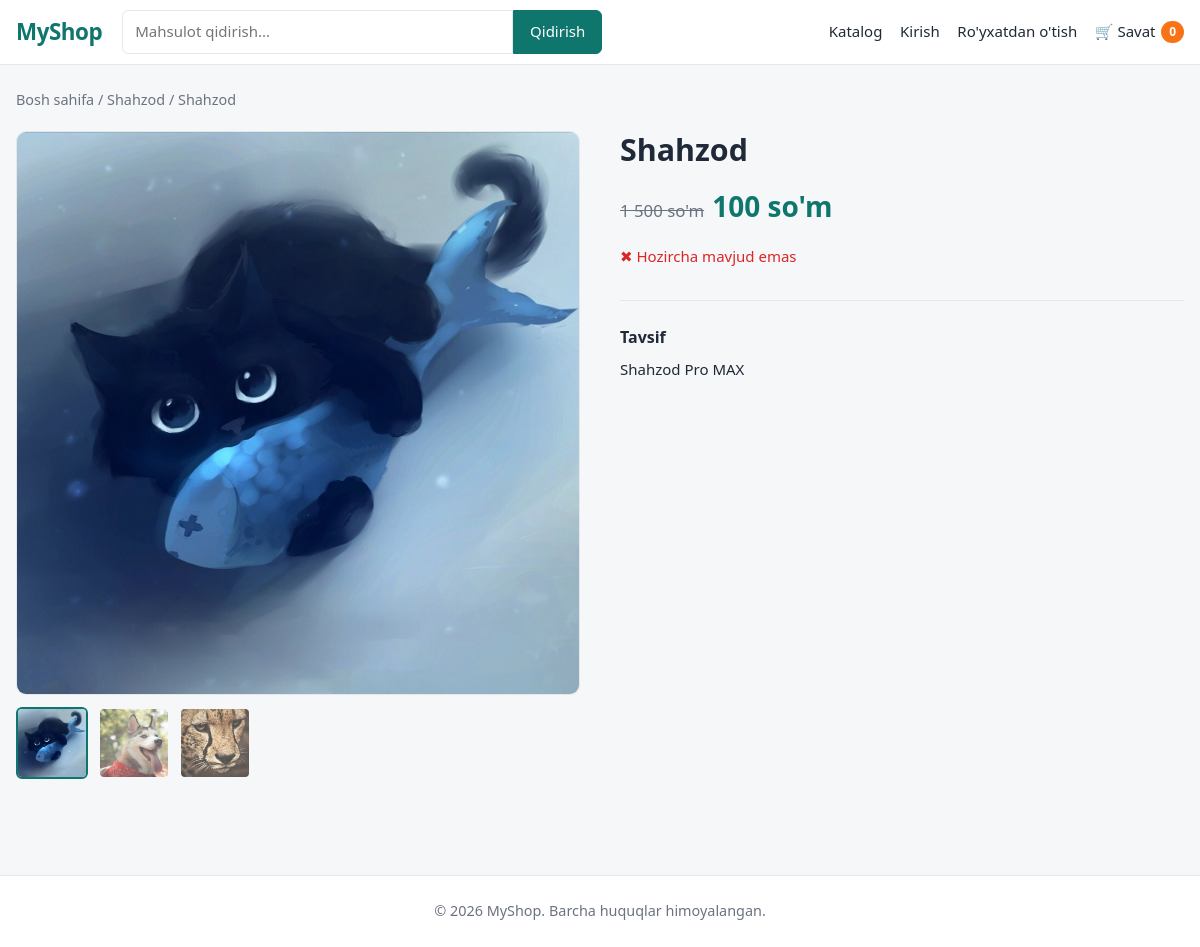
The page /product/shahzod/ on the database its author committed.
### marketapp/models.py (models this page shows, shortened)
class Product(models.Model):
    category = models.ForeignKey(Category, on_delete=models.PROTECT, related_name='products')
    name = models.CharField("Nomi", max_length=200)
    slug = models.SlugField(unique=True)
    description = models.TextField("Tavsif", blank=True)
    price = models.DecimalField("Narx", max_digits=12, decimal_places=2)
    discount_price = models.DecimalField("Chegirma narxi", max_digits=12, decimal_places=2, null=True, blank=True)
    stock = models.PositiveIntegerField("Omborda", default=0)
    is_active = models.BooleanField(default=True)
    created_at = models.DateTimeField(auto_now_add=True)
    updated_at = models.DateTimeField(auto_now=True)
    class Meta:
        ordering = ['-created_at']
    @property
    def main_image(self):
        imgs = list(self.images.all())
        return next((i for i in imgs if i.is_main), imgs[0] if imgs else None)

class Category(models.Model):
    name = models.CharField(max_length=100)
    slug = models.SlugField(unique=True)
    parent = models.ForeignKey('self', on_delete=models.CASCADE, null=True, blank=True, related_name='children')
    image = models.ImageField(upload_to='categories/', blank=True)

class ProductImage(models.Model):
    product = models.ForeignKey(Product, on_delete=models.CASCADE, related_name='images')
    image = models.ImageField(upload_to='products/')
    is_main = models.BooleanField(default=False)

### marketapp/views.py (the view)
# urls.py: path('product/<slug:slug>/', views.product_detail, name='product_detail'),
def product_detail(request, slug):
    product = get_object_or_404(Product.objects.prefetch_related('images'), slug=slug, is_active=True)
    related = Product.objects.filter(category=product.category, is_active=True).exclude(id=product.id)[:4]
    return render(request, 'shop/product_detail.html', {'product': product, 'related': related})

### marketapp/views.py (called while the page is built)
def cart_count(request):
    return {'cart_count': len(Cart(request))}

    def __len__(self):
        return sum(self.cart.values())

### marketapp/templates/shop/product_detail.html (shortened to what this page needs)
{% extends 'shop/base.html' %}
{% load humanize %}
{% block content %}
<nav class="breadcrumbs">
  <a href="{% url 'home' %}">Bosh sahifa</a> /
  <a href="{% url 'category' product.category.slug %}">{{ product.category.name }}</a> /
  <span>{{ product.name }}</span>
</nav>
<div class="product-detail">
  <div class="gallery">
    {% if product.main_image %}
      <img src="{{ product.main_image.image.url }}" alt="{{ product.name }}" id="main-img" class="gallery__main">
      {% if product.images.all|length > 1 %}
      <div class="gallery__thumbs">
        {% for img in product.images.all %}
          <img src="{{ img.image.url }}" alt="" data-full="{{ img.image.url }}"
               class="gallery__thumb{% if img == product.main_image %} active{% endif %}">
        {% endfor %}
      </div>
      {% endif %}
    {% else %}
      <div class="no-image gallery__main">Rasm yo'q</div>
    {% endif %}
  </div>
  <div class="product-info">
    <h1>{{ product.name }}</h1>
    <div class="price price--lg">
      {% if product.discount_price %}
        <s>{{ product.price|floatformat:0|intcomma }} so'm</s>
        <b>{{ product.discount_price|floatformat:0|intcomma }} so'm</b>
      {% else %}
        <b>{{ product.price|floatformat:0|intcomma }} so'm</b>
      {% endif %}
    </div>
    {% if product.stock > 0 %}
      <p class="stock stock--ok">✔ Omborda bor ({{ product.stock }} ta)</p>
      <form method="post" action="{% url 'cart_add' product.id %}" class="add-to-cart row">
        {% csrf_token %}
        <input type="number" name="quantity" value="1" min="1" max="{{ product.stock }}" class="qty-input">
        <button class="btn btn--primary">Savatga qo'shish</button>
      </form>
    {% else %}
      <p class="stock stock--out">✖ Hozircha mavjud emas</p>
    {% endif %}
    {% if product.description %}
      <div class="description">
        <h3>Tavsif</h3>
        {{ product.description|linebreaks }}
      </div>
    {% endif %}
  </div>
</div>
{% endblock %}

### marketapp/static/includes/components.css (style rules this page uses)
:root { --primary: #0f766e; --primary-dark: #0b5d57; --primary-light: #e6f4f2; --accent: #f97316; --danger: #dc2626; --danger-light: #fdecec; --warning: #d97706; --warning-light: #fef3e2; --success: #16a34a; --success-light: #e8f7ee; --info: #2563eb; --info-light: #e8effd; --text: #1f2937; --text-muted: #6b7280; --border: #e5e7eb; --bg: #f6f7f9; --white: #ffffff; --radius: 10px; --radius-sm: 6px; --shadow: 0 1px 3px rgba(0, 0, 0, .06), 0 1px 2px rgba(0, 0, 0, .04); --shadow-lg: 0 10px 25px rgba(0, 0, 0, .08); --container: 1200px; --font: system-ui, -apple-system, "Segoe UI", Roboto, Arial, sans-serif; }
*, *::before, *::after { box-sizing: border-box; margin: 0; padding: 0; }
body { font-family: var(--font); font-size: 15px; line-height: 1.55; color: var(--text); background: var(--bg); }
a { color: var(--primary); text-decoration: none; }
img { max-width: 100%; display: block; }
h1 { font-size: 1.75rem; line-height: 1.25; margin-bottom: 1rem; }
h3 { font-size: 1rem; margin-bottom: .5rem; }
.price { display: flex; align-items: baseline; gap: .5rem; flex-wrap: wrap; }
.price b { font-size: 1.05rem; color: var(--text); }
.price s { font-size: .85rem; color: var(--text-muted); }

### marketapp/static/shop/style.css (style rules this page uses)
body { display: flex; flex-direction: column; min-height: 100vh; }
.breadcrumbs { margin-bottom: 1.25rem; font-size: .9rem; color: var(--text-muted); }
.breadcrumbs a { color: var(--text-muted); }
.product-detail { display: grid; grid-template-columns: 1fr 1fr; gap: 2.5rem; margin-bottom: 3rem; }
.gallery__main { width: 100%; aspect-ratio: 1 / 1; object-fit: cover; background: var(--white); border: 1px solid var(--border); border-radius: var(--radius); }
.gallery__thumbs { display: flex; gap: .6rem; margin-top: .75rem; flex-wrap: wrap; }
.gallery__thumb { width: 72px; height: 72px; object-fit: cover; border: 2px solid transparent; border-radius: var(--radius-sm); cursor: pointer; opacity: .7; transition: opacity .15s, border-color .15s; }
.gallery__thumb.active { border-color: var(--primary); opacity: 1; }
.product-info h1 { font-size: 1.9rem; }
.price--lg { margin-bottom: 1rem; }
.price--lg b { font-size: 1.75rem; color: var(--primary); }
.price--lg s { font-size: 1.05rem; }
.stock { margin-bottom: 1.25rem; font-weight: 500; }
.stock--out { color: var(--danger); }
.description { margin-top: 2rem; padding-top: 1.5rem; border-top: 1px solid var(--border); }
.description p { margin-bottom: .75rem; }

### rows shown on the page
Product: category.name "Shahzod", name "Shahzod", main_image.image (picture), price "1 500", discount_price "100", description "Shahzod Pro MAX"
ProductImage: image (picture)
ProductImage: image (picture)
ProductImage: image (picture)

### other values the page prints
{{ cart_count|default:0 }} "0"
